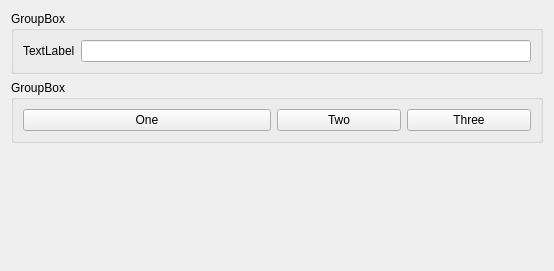
<?xml version="1.0" encoding="UTF-8"?>
<ui version="4.0">
 <class>Widget</class>
 <widget class="QWidget" name="Widget">
  <property name="geometry">
   <rect>
    <x>0</x>
    <y>0</y>
    <width>554</width>
    <height>271</height>
   </rect>
  </property>
  <property name="windowTitle">
   <string>Widget</string>
  </property>
  <layout class="QVBoxLayout" name="verticalLayout">
   <item>
    <widget class="QGroupBox" name="groupBox">
     <property name="title">
      <string>GroupBox</string>
     </property>
     <layout class="QHBoxLayout" name="horizontalLayout">
      <item>
       <widget class="QLabel" name="label">
        <property name="text">
         <string>TextLabel</string>
        </property>
       </widget>
      </item>
      <item>
       <widget class="QLineEdit" name="lineEdit"/>
      </item>
     </layout>
    </widget>
   </item>
   <item>
    <widget class="QGroupBox" name="groupBox_2">
     <property name="title">
      <string>GroupBox</string>
     </property>
     <layout class="QHBoxLayout" name="horizontalLayout_2">
      <item>
       <widget class="QPushButton" name="pushButton">
        <property name="sizePolicy">
         <sizepolicy hsizetype="Minimum" vsizetype="Fixed">
          <horstretch>2</horstretch>
          <verstretch>0</verstretch>
         </sizepolicy>
        </property>
        <property name="text">
         <string>One</string>
        </property>
       </widget>
      </item>
      <item>
       <widget class="QPushButton" name="pushButton_2">
        <property name="sizePolicy">
         <sizepolicy hsizetype="Minimum" vsizetype="Fixed">
          <horstretch>1</horstretch>
          <verstretch>0</verstretch>
         </sizepolicy>
        </property>
        <property name="text">
         <string>Two</string>
        </property>
       </widget>
      </item>
      <item>
       <widget class="QPushButton" name="pushButton_3">
        <property name="sizePolicy">
         <sizepolicy hsizetype="Minimum" vsizetype="Fixed">
          <horstretch>1</horstretch>
          <verstretch>0</verstretch>
         </sizepolicy>
        </property>
        <property name="text">
         <string>Three</string>
        </property>
       </widget>
      </item>
     </layout>
    </widget>
   </item>
   <item>
    <spacer name="verticalSpacer">
     <property name="orientation">
      <enum>Qt::Orientation::Vertical</enum>
     </property>
     <property name="sizeHint" stdset="0">
      <size>
       <width>20</width>
       <height>120</height>
      </size>
     </property>
    </spacer>
   </item>
  </layout>
 </widget>
 <resources/>
 <connections/>
</ui>
